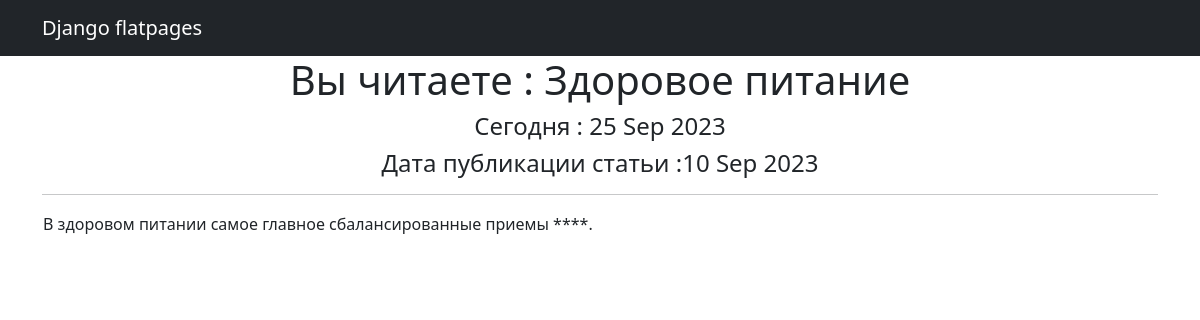
Screenshot of /news/1 with the database file from the repository.
### news/models.py (models this page shows, shortened)
class Post(models.Model):
    author = models.ForeignKey(Author, on_delete=models.CASCADE)
    NEWS = "NW"
    ARTICLE = "AR"
    CATEGORY_CHOICES = (
        (NEWS, 'Новость'),
        (ARTICLE, 'Статья')
    )
    categoryType = models.CharField(max_length=2, choices=CATEGORY_CHOICES, default=ARTICLE)
    dateCreation = models.DateTimeField(auto_now_add=True)
    postCategory = models.ManyToManyField(Category, through='PostCategory')
    title = models.CharField(max_length=128)
    text = models.TextField()
    rating = models.SmallIntegerField(default=0)
    class Meta:
        ordering = ["-dateCreation", 'title']

### news/views.py (the view)
# urls.py: path('<int:pk>', PostDetail.as_view(), name='post_detail'),
class PostDetail(DetailView):
    model = Post
    template_name = 'post.html'
    context_object_name = 'post'
    def get_context_data(self, **kwargs):
        context = super().get_context_data(**kwargs)
        context['time_now'] = datetime.utcnow()
        context['fresh_news'] = "Сегодня в 16.00 репортаж с места проишествия!"
        return context

### news/templatetags/custom_filters.py (called while the page is built)
@register.filter()
def censor(message):
   bad_words = ['дурак','чмо','редиска','мат', 'бля', 'ху', 'пизд', 'пищи' ]  # непристойные выражения
   message_1 = message.lower()
   for i in bad_words:
      if i in message_1:
         message_1 = message_1.replace(i, "*" * len(i))
   message = message_1[0].title() + message_1[1:]
   return message

### templates/post.html (shortened to what this page needs)
{% extends 'flatpages/default.html' %}
{% load custom_filters %}
{% block content %}
<h1>Вы читаете :  {{post.title|censor}}</h1>
   <h4>Сегодня : {{ time_now|date:'d M Y' }}</h4>
   <h4>Дата публикации статьи :{{ post.dateCreation|date:'d M Y'}} </h4>
   <hr>
       <table>
           <tr>
               <td>{{ post.text|censor }}</td>
           </tr>
       </table>
{% endblock content %}

### rows the page displays
Post: title|censor "Здоровое питание", dateCreation "10 Sep 2023", text|censor "В здоровом питании самое главное сбалансированные приемы ****."

### other values shown
{{ time_now|date:'d M Y' }} "25 Sep 2023"
